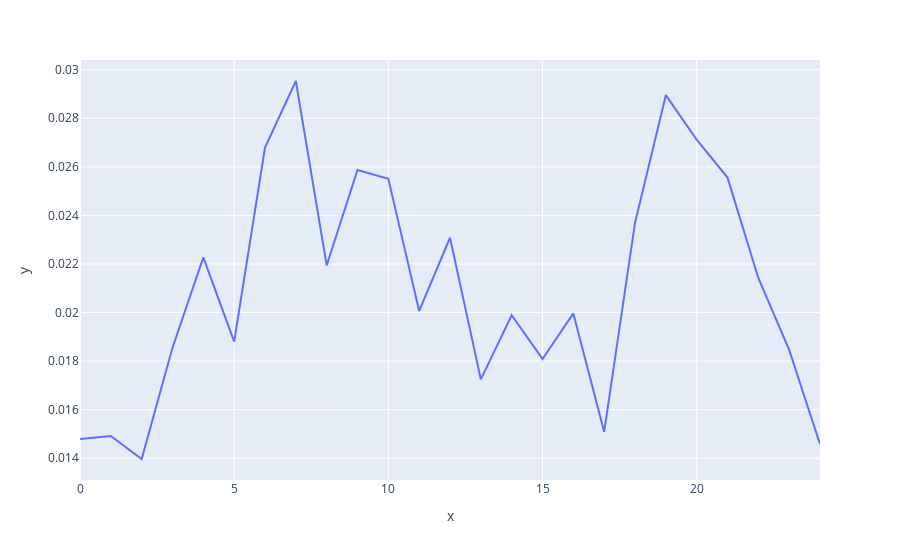

Source (notebook cell):
### Code cell
# Average over med intakes
param = 'probability_dyskinesia'
# Smooth first
smoothed = df[param].groupby(pd.Grouper(freq='10Min')).aggregate(np.mean)
# Hours before and after
numHours=2

t = medTimes['date'].iloc[0]
td = datetime.timedelta(hours=numHours)
tc = smoothed[t-td:t+td].values
timeseries = np.zeros((medTimes.shape[0],tc.shape[0]))
for r in range(medTimes.shape[0]):
    t = medTimes['date'].iloc[r]
    tc = smoothed[t-td:t+td].values
    timeseries[r,:]=tc
    
timeseries[np.isnan(timeseries)]=0
#Remove intervals without data
timeseries = timeseries[np.sum(timeseries,axis=1)>0,:]
#px.imshow(timeseries,aspect='auto')
px.line(x=np.arange(tc.shape[0]),y=np.nanmean(timeseries,axis=0))

### Figure 1 — Plotly figure (JSON) as saved in the notebook; plotly's stock layout.template omitted (floating-point values rounded to 4 significant figures)
{"data": [{"hovertemplate": "x=%{x}<br>y=%{y}<extra></extra>", "legendgroup": "", "line": {"color": "#636efa", "dash": "solid"}, "marker": {"symbol": "circle"}, "mode": "lines", "name": "", "orientation": "v", "showlegend": false, "type": "scatter", "x": [0, 1, 2, 3, 4, 5, 6, 7, 8, 9, 10, 11, 12, 13, 14, 15, 16, 17, 18, 19, 20, 21, 22, 23, 24], "xaxis": "x", "y": [0.01479, 0.01492, 0.01397, 0.01855, 0.02227, 0.0188, 0.02679, 0.02953, 0.02194, 0.02587, 0.02551, 0.02007, 0.02308, 0.01725, 0.01989, 0.01809, 0.01997, 0.01509, 0.02369, 0.02895, 0.02712, 0.02556, 0.02142, 0.01846, 0.01458], "yaxis": "y"}], "layout": {"legend": {"tracegroupgap": 0}, "margin": {"t": 60}, "xaxis": {"anchor": "y", "domain": [0, 1], "title": {"text": "x"}}, "yaxis": {"anchor": "x", "domain": [0, 1], "title": {"text": "y"}}}}
